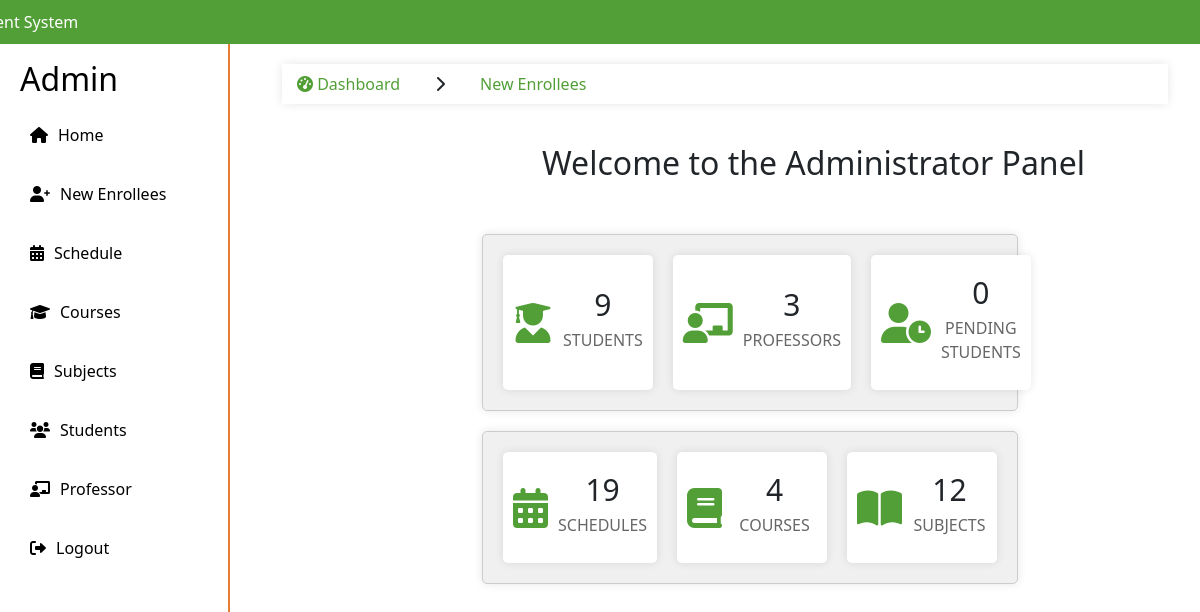
/admin/home.php (signed in), run on the app's committed database.
### tables this page shows
CREATE TABLE `counts` (
  `id` int(11) NOT NULL,
  `professor_count` int(11) DEFAULT NULL,
  `student_count` int(11) DEFAULT NULL,
  `pending_student_count` int(11) DEFAULT NULL,
  `schedule_count` int(11) DEFAULT NULL,
  `course_count` int(11) DEFAULT NULL,
  `subject_count` int(11) DEFAULT NULL,
  `last_updated` timestamp NOT NULL DEFAULT current_timestamp() ON UPDATE current_timestamp()
);

### admin/home.php (the view, shortened to what this page needs)
<!DOCTYPE html>
<html lang="en">
<head>
    <link rel="stylesheet" href="https://stackpath.bootstrapcdn.com/bootstrap/4.5.2/css/bootstrap.min.css">
    <link rel="stylesheet" href="styles.css">
    <link rel="stylesheet" href="https://cdnjs.cloudflare.com/ajax/libs/font-awesome/6.0.0-beta3/css/all.min.css">
</head>
<body>
<?php include "include/sidebar.php";
$sql = "SELECT professor_count, student_count, pending_student_count, schedule_count, course_count, subject_count FROM counts WHERE id = 1";
$result = $conn->query($sql);
if ($result->num_rows > 0) {
    $row = $result->fetch_assoc();
    $professor_count = $row['professor_count'];
    $student_count = $row['student_count'];
    $pending_student_count = $row['pending_student_count'];
    $schedule_count = $row['schedule_count'];
    $course_count = $row['course_count'];
    $subject_count = $row['subject_count'];
}
?>
    <main>
        <div class="container">
            <ul class="breadcrumb">
                <li class="nav-item">
                    <a href="#"><i class="fas fa-tachometer-alt"></i> Dashboard</a>
                </li>
                <li class="nav-item">
                    <i class='fas fa-chevron-right'></i>
                </li>
                <li class="nav-item active">
                    <a href="#">New Enrollees</a>
                </li>
            </ul>
        <br>
            <h2 style="margin-left: 260px">Welcome to the Administrator Panel</h2>
        <br>
            <div class="statistics-box">
                <div class="box-info">
                    <div class="box-item">
                        <i class='fas fa-user-graduate'></i>
                        <div class="text">
                            <h3><?php echo $student_count; ?></h3>
                            <p>STUDENTS</p>
                        </div>
                    </div>
                    <div class="box-item">
                        <i class='fas fa-chalkboard-teacher'></i>
                        <div class="text">
                            <h3><?php echo $professor_count; ?></h3>
                            <p>PROFESSORS</p>
                        </div>
                    </div>
                    <div class="box-item">
                        <i class='fas fa-user-clock'></i>
                        <div class="text">
                            <h3><?php echo $pending_student_count; ?></h3>
                            <p>PENDING STUDENTS</p>
                        </div>
                    </div>
                </div>
            </div>
            <div class="statistics-box">
                <div class="box-info">
                    <div class="box-item">
                        <i class='fas fa-calendar-alt'></i>
                        <div class="text">
                            <h3><?php echo $schedule_count; ?></h3>
                            <p>SCHEDULES</p>
                        </div>
                    </div>
                    <div class="box-item">
                        <i class='fas fa-book'></i>
                        <div class="text">
                            <h3><?php echo $course_count; ?></h3>
                            <p>COURSES</p>
                        </div>
                    </div>
                    <div class="box-item">
                        <i class='fas fa-book-open'></i>
                        <div class="text">
                            <h3><?php echo $subject_count; ?></h3>
                            <p>SUBJECTS</p>
                        </div>
                    </div>
                </div>
            </div>
            </div>
        </main>
</body>
</html>

### admin/styles.css (style rules this page uses)
body { font-family: Arial, sans-serif; margin: 0; padding: 0; display: flex; flex-direction: column; }
.box-info { display: grid; grid-template-columns: repeat(3, 1fr); gap: 20px; }
.box-item { background-color: #f0f0f0; padding: 20px; border-radius: 5px; display: flex; align-items: center; }
.box-item i { font-size: 24px; margin-right: 10px; }
.box-item .text { flex-grow: 1; }
.breadcrumb { display: flex; list-style-type: none; padding: 0; }
.breadcrumb li { margin-right: 5px; }
.breadcrumb li a { color: #529f37; text-decoration: none; }
.statistics-box { display: flex; justify-content: space-around; margin-top: 20px; padding: 20px; background-color: #f0f0f0; border: 1px solid #ccc; border-radius: 5px; box-shadow: 0 0 10px rgba(0, 0, 0, 0.1); margin-left: 200px; margin-right: 150px; text-align: center; }
.box-info { display: flex; justify-content: space-around; width: 100%; }
.box-item { flex-basis: calc(50% - 20px); padding: 10px; text-align: center; border-radius: 5px; background-color: #fff; box-shadow: 0 0 10px rgba(0, 0, 0, 0.1); }
.box-item i { font-size: 40px; color: #529f37; }
.text { margin-top: 10px; text-align: center; }
.text h3 { font-size: 30px; margin-bottom: 5px; }
.text p { font-size: 16px; color: #666; }

### admin/home.php (style rules this page uses)
body { padding-top: 56px; }
main { margin-left: 250px; padding: 20px; }
.breadcrumb { padding: 0; background-color: #fff; border-radius: 4px; box-shadow: 0 0 10px rgba(0,0,0,0.1); margin-bottom: 20px; }
.breadcrumb .nav-item { padding: 8px 15px; }
.breadcrumb .nav-item.active { color: #333; pointer-events: none; }

### data on the page
counts: student_count "9", professor_count "3", pending_student_count "0", schedule_count "19", course_count "4", subject_count "12"
